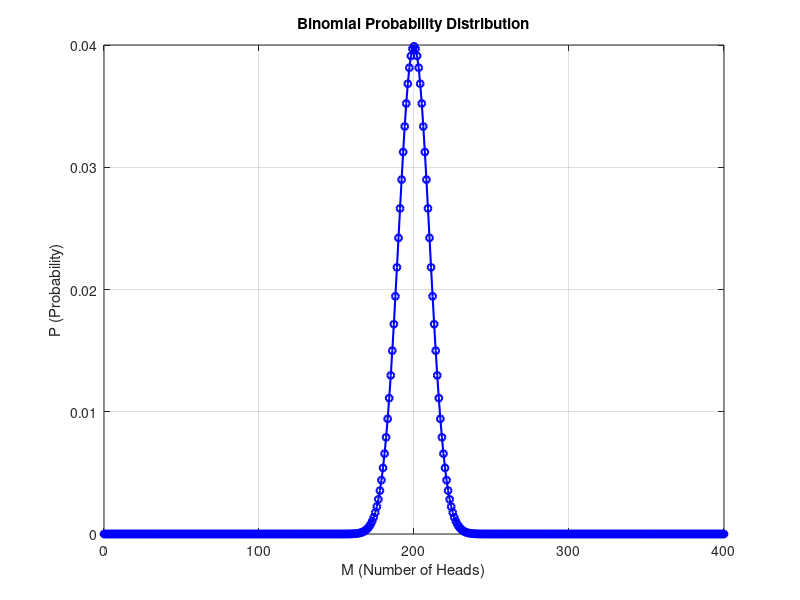

Source code (MATLAB):
clc; clear all;

% Load the data from the Fortran output file

data = load("HW1_1_result.txt");

% Extract M values (first column) and P values (second column)
M = data(:,1);
P = data(:,2);

% Ploi the data
figure;
plot(M, P, 'bo-', 'LineWidth', 1.5, 'MarkerSize', 5);
xlabel('M (Number of Heads)');
ylabel('P (Probability)');
title('Binomial Probability Distribution');
grid on;

% Save the plot as an image (optional)
saveas(gcf, 'binomial_plot.png');
